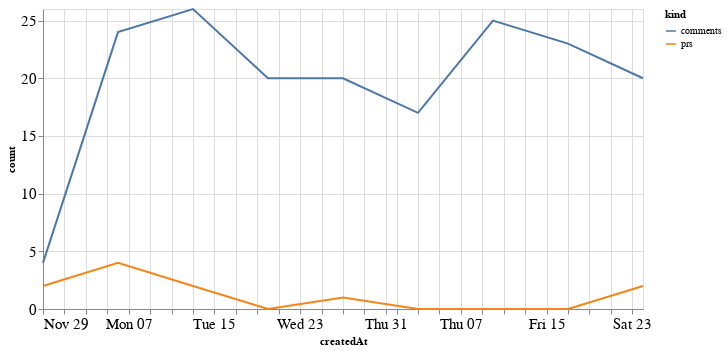

Notebook code for this chart:
### Code cell
alt.Chart(total_time, width=600).mark_line().encode(
    x='createdAt',
    y='count',
    color='kind'
)

### Figure 1 — Vega-Lite specification as saved in the notebook (floating-point values rounded to 4 significant figures)
{"config": {"axisLeft": {"labelFontSize": 15}, "axisBottom": {"labelFontSize": 15}}, "data": {"name": "data-5ab1ceabfbe6a5a5c42c6f1bfa28c256"}, "mark": "line", "encoding": {"color": {"type": "nominal", "field": "kind"}, "x": {"type": "temporal", "field": "createdAt"}, "y": {"type": "quantitative", "field": "count"}}, "width": 600, "$schema": "https://vega.github.io/schema/vega-lite/v4.8.1.json", "datasets": {"data-5ab1ceabfbe6a5a5c42c6f1bfa28c256": [{"createdAt": "2020-11-29T00:00:00", "kind": "prs", "count": 2}, {"createdAt": "2020-12-06T00:00:00", "kind": "prs", "count": 4}, {"createdAt": "2020-12-13T00:00:00", "kind": "prs", "count": 2}, {"createdAt": "2020-12-20T00:00:00", "kind": "prs", "count": 0}, {"createdAt": "2020-12-27T00:00:00", "kind": "prs", "count": 1}, {"createdAt": "2021-01-03T00:00:00", "kind": "prs", "count": 0}, {"createdAt": "2021-01-10T00:00:00", "kind": "prs", "count": 0}, {"createdAt": "2021-01-17T00:00:00", "kind": "prs", "count": 0}, {"createdAt": "2021-01-24T00:00:00", "kind": "prs", "count": 2}, {"createdAt": "2020-11-29T00:00:00", "kind": "comments", "count": 4}, {"createdAt": "2020-12-06T00:00:00", "kind": "comments", "count": 24}, {"createdAt": "2020-12-13T00:00:00", "kind": "comments", "count": 26}, {"createdAt": "2020-12-20T00:00:00", "kind": "comments", "count": 20}, {"createdAt": "2020-12-27T00:00:00", "kind": "comments", "count": 20}, {"createdAt": "2021-01-03T00:00:00", "kind": "comments", "count": 17}, {"createdAt": "2021-01-10T00:00:00", "kind": "comments", "count": 25}, {"createdAt": "2021-01-17T00:00:00", "kind": "comments", "count": 23}, {"createdAt": "2021-01-24T00:00:00", "kind": "comments", "count": 20}]}}
